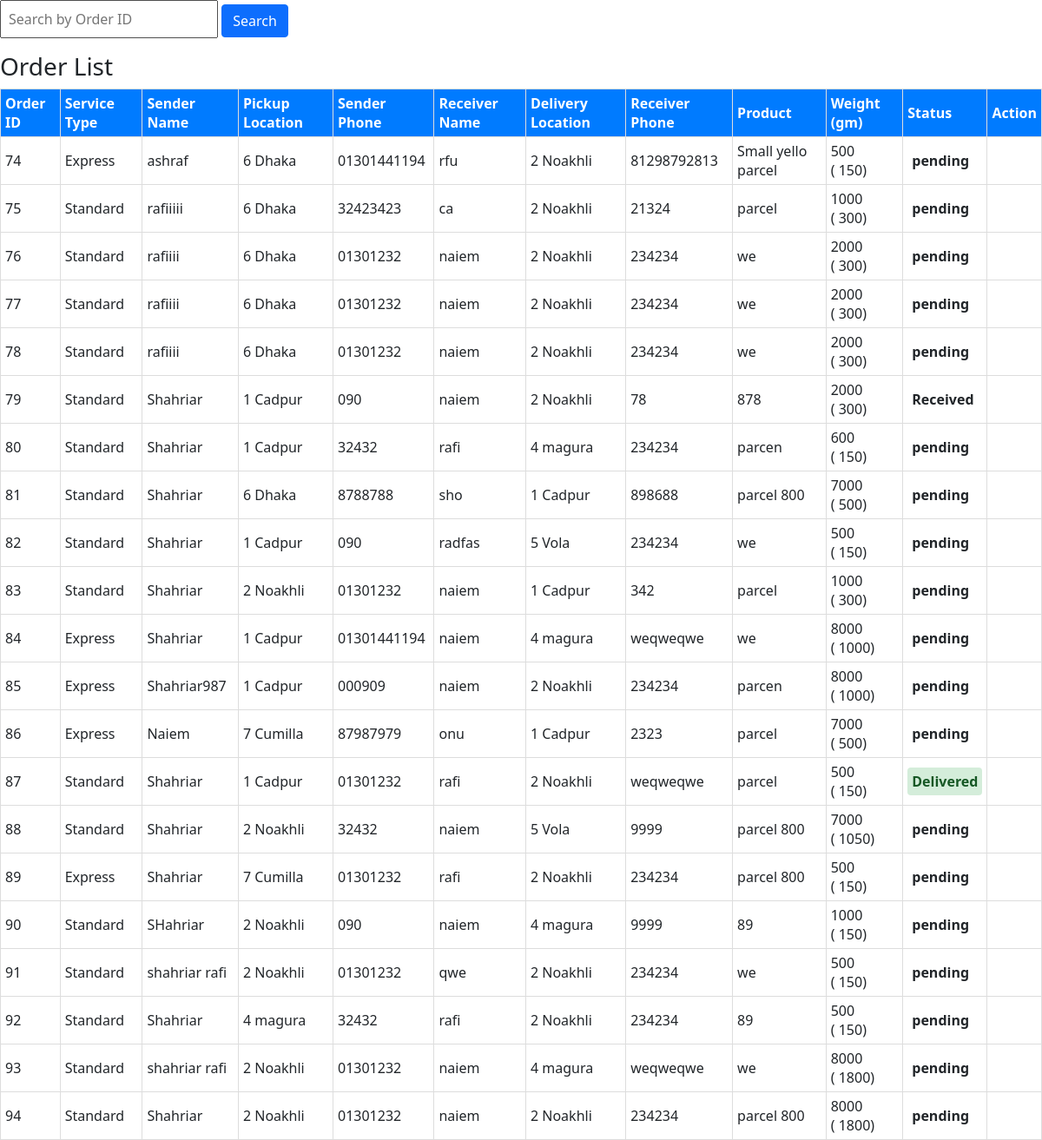
The page /userpannel/Delivery-system/orderlist.php on the database as committed earlier.
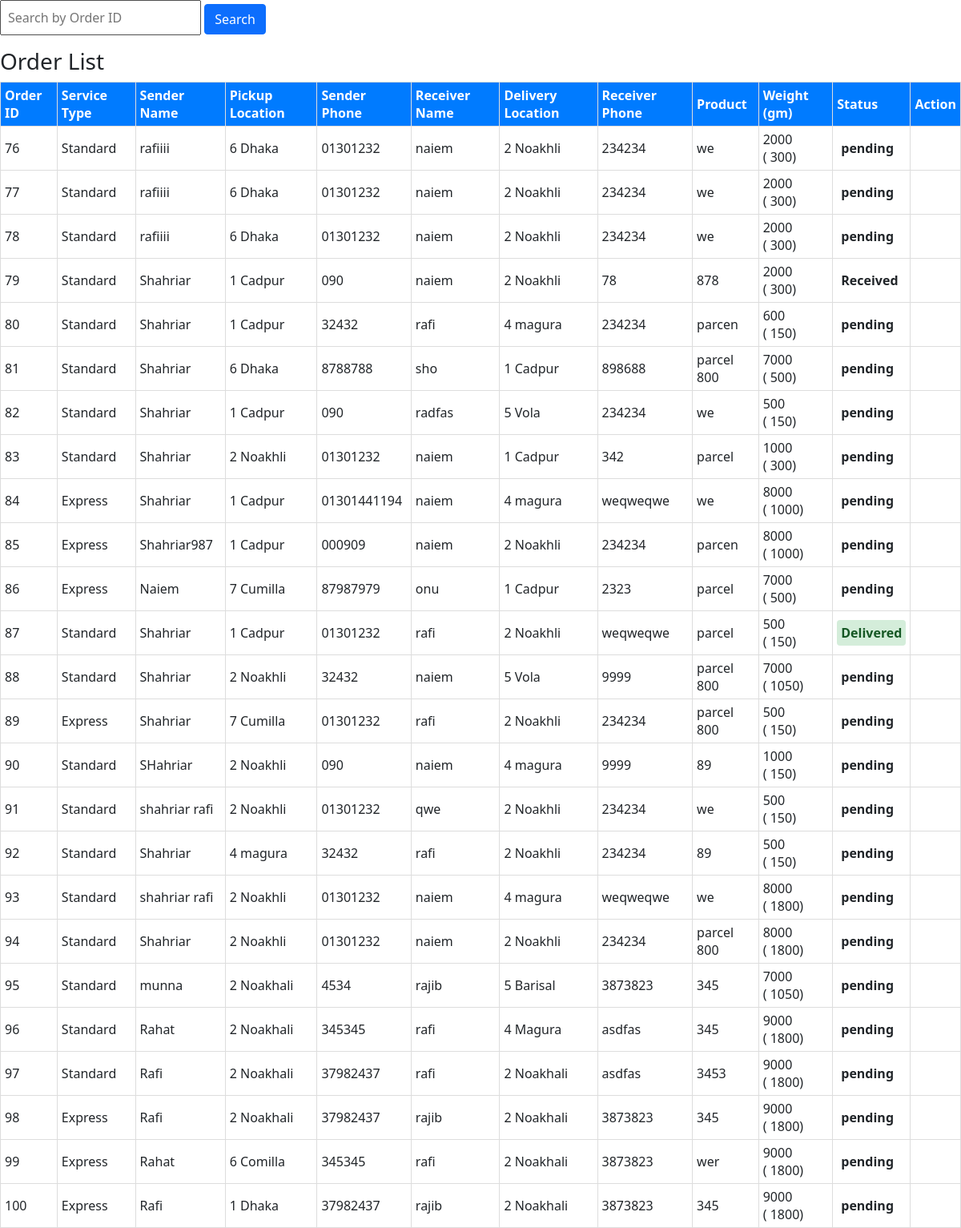
The same page on the database as committed later.
### tables this page shows
CREATE TABLE `customer_section` (
  `id` int(100) NOT NULL,
  `service_type` varchar(100) NOT NULL,
  `sender_name` varchar(100) NOT NULL,
  `sender_address` varchar(100) NOT NULL,
  `sender_phone` varchar(100) NOT NULL,
  `receiver_name` varchar(100) NOT NULL,
  `receiver_address` varchar(100) NOT NULL,
  `receiver_phone` varchar(100) NOT NULL,
  `product` varchar(100) NOT NULL,
  `weight` int(100) NOT NULL,
  `date_of_order` varchar(100) NOT NULL,
  `money` int(100) NOT NULL,
  `status` varchar(100) NOT NULL,
  `order_time` timestamp NOT NULL DEFAULT current_timestamp()
);

### userpannel/Delivery-system/orderlist.php (the view, shortened to what this page needs)
<?php
$search_query = "";
?>
<?php
$database = mysqli_connect("localhost", "root", "", "fasttrack");
?>
<link rel="stylesheet" href="../../bootstrap/css/bootstrap.min.css">
</head>
<body>
    <form action="" method="post">
        <input type="search" name="search_order" value="<?php echo htmlspecialchars($search_query); ?>" placeholder="Search by Order ID" class="p-2">
        <button type="submit" class="btn btn-primary">Search</button>
    </form>
    <?php
    $query = "SELECT * FROM customer_section";
    $ns = $database->query($query);
    echo "<div class='table-container'>
    <h3>Order List</h3>
    <table>
        <thead>
            <tr>
                <th>Order ID</th>
                <th>Service Type</th>
                <th>Sender Name</th>
                <th>Pickup Location</th>
                <th>Sender Phone</th>
                <th>Receiver Name</th>
                <th>Delivery Location</th>
                <th>Receiver Phone</th>
                <th>Product</th>
                <th>Weight (gm)</th>
                <th>Status</th>
                <th>Action</th>
            </tr>
        </thead>";
    while ($row = $ns->fetch_assoc()) {
        echo "
        <tbody>
            <tr>
                <td>{$row['id']}</td>
                <td>{$row['service_type']}</td>
                <td>{$row['sender_name']}</td>
                <td>{$row['sender_address']}</td>
                <td>{$row['sender_phone']}</td>
                <td>{$row['receiver_name']}</td>
                <td>{$row['receiver_address']}</td>
                <td>{$row['receiver_phone']}</td>
                <td>{$row['product']}</td>
                <td>{$row['weight']}<br>( <i class='fa-solid fa-bangladeshi-taka-sign'></i>{$row['money']})</td>
                <td><span class='status {$row['status']}'>{$row['status']}</span></td>
                <td>
                    <a href='#' style='color:green; font-size:20px;'
                        type='button'
                        data-bs-toggle='modal'
                        data-bs-target='#exampleModal'
                        data-id='{$row['id']}'
                        data-status='{$row['status']}'>
                        <i class='fa-solid fa-pen-to-square'></i>
                    </a>
                    <a href='index.php?deleteid={$row['id']}' style='color:red; font-size:20px;'>
                        <i class='fa-solid fa-trash'></i>
                    </a>
                    <a href='#'
                        class='print-id'
                        data-service='{$row['service_type']}'
                        data-sendername='{$row['sender_name']}'
                        data-senderaddress='{$row['sender_address']}'
                        data-senderphone='{$row['sender_phone']}'
                        data-receivername='{$row['receiver_name']}'
                        data-receiveraddress='{$row['receiver_address']}'
                        data-receiverphone='{$row['receiver_phone']}'
                        data-weight='{$row['weight']}'
                        data-money='{$row['money']}'
                        data-date='{$row['date_of_order']}'
                        data-id='{$row['id']}'
                        style='color:blue; font-size:20px;'>
                        <i class='fa-solid fa-print'></i>
                    </a>
                </td>
            </tr>
        </tbody>";
    }
    echo " </table> </div>";
    ?>
</body>
</html>

Rows that differ between the two databases and show on the page:
removed customer_section: id "74", service_type "Express", sender_name "ashraf", sender_address "6 Dhaka", sender_phone "01301441194", receiver_name "rfu", receiver_address "2 Noakhli", receiver_phone "81298792813", product "Small yello parcel", weight "500", money "150", status "pending"
removed customer_section: id "75", service_type "Standard", sender_name "rafiiiii", sender_address "6 Dhaka", sender_phone "32423423", receiver_name "ca", receiver_address "2 Noakhli", receiver_phone "21324", product "parcel", weight "1000", money "300", status "pending"
added customer_section: id "95", service_type "Standard", sender_name "munna", sender_address "2 Noakhali", sender_phone "4534", receiver_name "rajib", receiver_address "5 Barisal", receiver_phone "3873823", product "345", weight "7000", money "1050", status "pending"
added customer_section: id "96", service_type "Standard", sender_name "Rahat", sender_address "2 Noakhali", sender_phone "345345", receiver_name "rafi", receiver_address "4 Magura", receiver_phone "asdfas", product "345", weight "9000", money "1800", status "pending"
added customer_section: id "97", service_type "Standard", sender_name "Rafi", sender_address "2 Noakhali", sender_phone "37982437", receiver_name "rafi", receiver_address "2 Noakhali", receiver_phone "asdfas", product "3453", weight "9000", money "1800", status "pending"
added customer_section: id "98", service_type "Express", sender_name "Rafi", sender_address "2 Noakhali", sender_phone "37982437", receiver_name "rajib", receiver_address "2 Noakhali", receiver_phone "3873823", product "345", weight "9000", money "1800", status "pending"
added customer_section: id "99", service_type "Express", sender_name "Rahat", sender_address "6 Comilla", sender_phone "345345", receiver_name "rafi", receiver_address "2 Noakhali", receiver_phone "3873823", product "wer", weight "9000", money "1800", status "pending"
added customer_section: id "100", service_type "Express", sender_name "Rafi", sender_address "1 Dhaka", sender_phone "37982437", receiver_name "rajib", receiver_address "2 Noakhali", receiver_phone "3873823", product "345", weight "9000", money "1800", status "pending"
